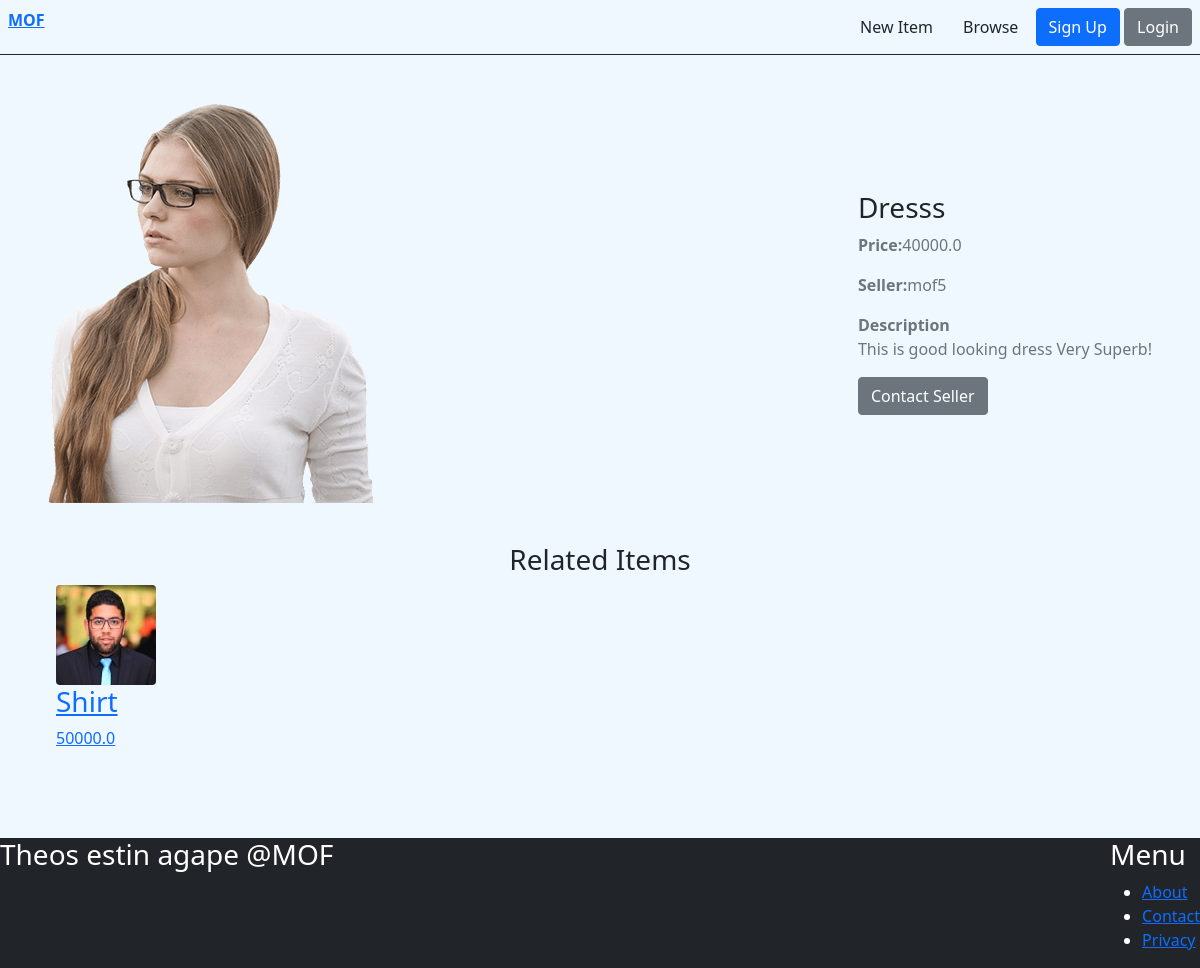
The page /items/2 on the database its author committed.
### items/models.py (models this page shows, shortened)
class Item(models.Model):
  category=models.ForeignKey(Category,related_name='items', on_delete=models.CASCADE)
  name=models.CharField(max_length=255)
  description=models.TextField(blank=True,null=True)
  price=models.FloatField()
  image=models.ImageField(upload_to='images',blank=True,null=True)
  is_sold=models.BooleanField(default=False)
  created_by=models.ForeignKey(User, related_name='items', on_delete=models.CASCADE)
  created_at=models.DateTimeField(auto_now_add=True)

### items/views.py (the view)
# urls.py: path('<int:pk>',views.detail,name='detail'),
def detail(request,pk):
  item=get_object_or_404(Item,pk=pk)
  related_items=Item.objects.filter(category=item.category, is_sold=False).exclude(pk=pk)[0:3]
  return render(request,'item/detail.html',{'item':item,'related_items':related_items})

### items/templates/item/detail.html (shortened to what this page needs)
{% extends "core/base.html" %}
{% block content %}
<div class='d-flex justify-content-between align-items-center'>
  <div>
    <img class='image-fluid rounded'src="{{item.image.url}}"/>
  </div>
  <div>
    <h3>{{item.name}}</h3>
    <p class='text-muted'><strong>Price:</strong>{{item.price}}</p>
    <p class='text-muted'><strong>Seller:</strong>{{item.created_by.username}}</p>
    {% if item.description  %}
    <p class='text-muted'><strong>Description</strong><br>
      {{item.description}}
    </p>
    {% endif %}
    {% if request.user == item.created_by %}
     <div class='mt-4 p-4 bg-white rounded'>
      <p> This item is mine</p>
      <a href='{% url "items:edit" item.id %}' class='display-inline-block  btn btn-warning btn-sm text-white'>Edit</a>
      <a href='{% url "items:delete" item.id %}' class='display-inline-block  btn btn-danger btn-sm'>Delete</a>
     </div>
    {% else %}
      <a class='d-inline-block btn btn-secondary' href='{% url "communication:new" item.id %}'>Contact Seller</a>
    {% endif %}
  </div>
</div>
<div class='mt-3 px-2 py-4 rounded'>
<h3 class='mb-2 text-center'>Related Items</h3>
<div class='row'>
  <div class='row'>
    {% for item in related_items  %}
    <div class='col-md-4'>
       <a href='{% url "items:detail" item.id%}'>
        <div>
          <img class='image-fluid rounded'src="{{item.image.url}}"/>
        </div>
        <div>
           <h3>{{item.name}}</h3>
          <p>{{item.price}}</p>
        </div>
       </a>
    </div>
      {% endfor %}
  </div>
</div>
</div>
{% endblock  %}

### rows shown on the page
Item: image (picture), name "Dresss", price "40000.0", created_by.username "mof5", description "This is good looking dress Very Superb!"
Item: image (placeholder picture), name "Shirt", price "50000.0"
